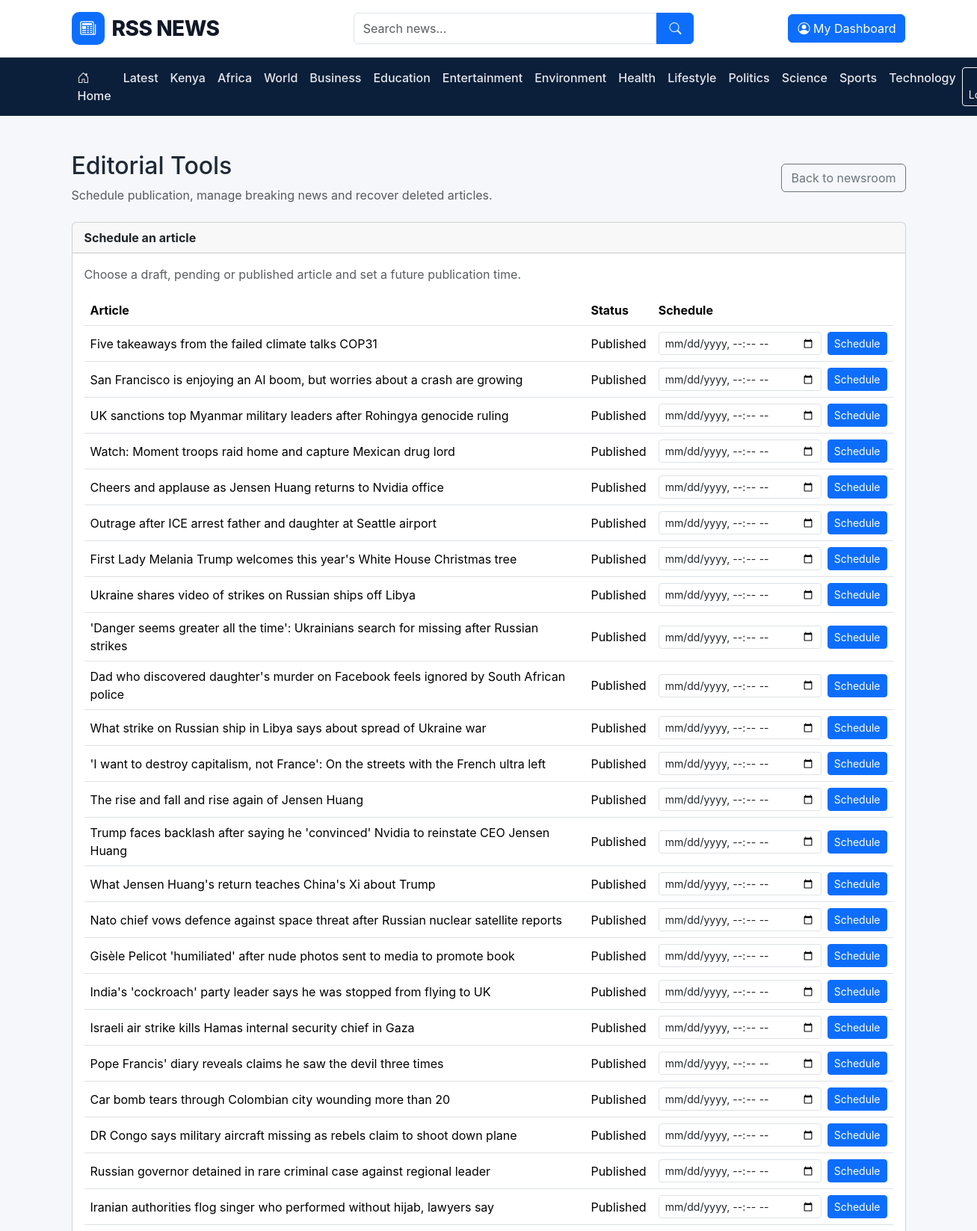
The app's page /admin/editorial_tools.php (signed in, upper part) with its own data.
### tables this page shows
CREATE TABLE `categories` (
  `id` int(10) UNSIGNED NOT NULL,
  `name` varchar(100) NOT NULL,
  `slug` varchar(150) NOT NULL,
  `description` varchar(255) DEFAULT NULL,
  `category_type` enum('topic','legacy_geo') NOT NULL DEFAULT 'topic',
  `status` enum('active','inactive') NOT NULL DEFAULT 'active',
  `created_at` timestamp NOT NULL DEFAULT current_timestamp(),
  `updated_at` timestamp NOT NULL DEFAULT current_timestamp() ON UPDATE current_timestamp()
);

CREATE TABLE `articles` (
  `id` int(10) UNSIGNED NOT NULL,
  `user_id` int(10) UNSIGNED DEFAULT NULL,
  `category_id` int(10) UNSIGNED DEFAULT NULL,
  `region` enum('kenya','africa','world') NOT NULL DEFAULT 'world',
  `country_code` char(2) DEFAULT NULL,
  `classification_confidence` decimal(5,2) DEFAULT NULL,
  `classification_source` enum('manual','rss_rules','author_review') NOT NULL DEFAULT 'manual',
  `classification_needs_review` tinyint(1) NOT NULL DEFAULT 0,
  `classification_notes` varchar(500) DEFAULT NULL,
  `is_featured` tinyint(1) NOT NULL DEFAULT 0,
  `is_breaking` tinyint(1) NOT NULL DEFAULT 0,
  `scheduled_at` datetime DEFAULT NULL,
  `rss_feed_id` int(10) UNSIGNED DEFAULT NULL,
  `title` varchar(255) NOT NULL,
  `slug` varchar(300) NOT NULL,
  `excerpt` text DEFAULT NULL,
  `content` longtext DEFAULT NULL,
  `featured_image` varchar(2048) DEFAULT NULL,
  `source_name` varchar(150) DEFAULT NULL,
  `source_url` varchar(2048) DEFAULT NULL,
  `article_type` enum('user','rss') NOT NULL DEFAULT 'user',
  `status` enum('draft','pending','published','rejected') NOT NULL DEFAULT 'draft',
  `published_at` datetime DEFAULT NULL,
  `created_at` timestamp NOT NULL DEFAULT current_timestamp(),
  `updated_at` timestamp NOT NULL DEFAULT current_timestamp() ON UPDATE current_timestamp(),
  `deleted_at` datetime DEFAULT NULL
);

### includes/functions.php (called while the page is built, shortened)
<?php
function e(mixed $value): string
{
    return htmlspecialchars((string) $value, ENT_QUOTES, 'UTF-8');
}
function url(string $path = ''): string
{
    return BASE_URL . '/' . ltrim($path, '/');
}
function categoryUrl(string $slug): string
{
    return url('category.php?slug=' . urlencode($slug));
}

### includes/auth.php (called while the page is built, shortened)
<?php
require_once __DIR__ . '/functions.php';
function isLoggedIn(): bool
{
    return isset($_SESSION['user_id']);
}
function currentUserRole(): ?string
{
    return $_SESSION['user_role'] ?? null;
}

### admin/editorial_tools.php (the view, shortened to what this page needs)
<?php
require_once __DIR__ . '/../config/database.php';
require_once __DIR__ . '/../includes/functions.php';
require_once __DIR__ . '/../includes/auth.php';
$unscheduled=$pdo->query("SELECT id,title,status FROM articles WHERE scheduled_at IS NULL AND deleted_at IS NULL AND status IN ('draft','pending','published') ORDER BY updated_at DESC LIMIT 100")->fetchAll();
$pageTitle='Editorial Tools'; require_once __DIR__.'/../includes/header.php';
?>
<div class="container py-5"><div class="d-flex justify-content-between align-items-center mb-4"><div><h1 class="h2">Editorial Tools</h1><p class="text-muted mb-0">Schedule publication, manage breaking news and recover deleted articles.</p></div><a class="btn btn-outline-secondary" href="<?= e(url('admin/articles.php')) ?>">Back to newsroom</a></div>
<div class="card mb-4"><div class="card-header fw-bold">Schedule an article</div><div class="card-body"><p class="text-muted">Choose a draft, pending or published article and set a future publication time.</p><div class="table-responsive"><table class="table align-middle"><thead><tr><th>Article</th><th>Status</th><th>Schedule</th></tr></thead><tbody><?php foreach($unscheduled as $a): ?><tr><td><?= e($a['title']) ?></td><td><?= e(ucfirst($a['status'])) ?></td><td><form method="post" class="d-flex gap-2"><?= csrfField() ?><input type="hidden" name="article_id" value="<?= (int)$a['id'] ?>"><input type="hidden" name="action" value="schedule"><input class="form-control form-control-sm" type="datetime-local" name="scheduled_at" required><button class="btn btn-sm btn-primary">Schedule</button></form></td></tr><?php endforeach; ?><?php if(!$unscheduled): ?><tr><td colspan="3" class="text-muted">No eligible articles.</td></tr><?php endif; ?></tbody></table></div></div></div>
</div>
<?php require_once __DIR__.'/../includes/footer.php'; ?>

### includes/header.php (shortened to what this page needs)
<?php
require_once __DIR__ . '/functions.php';
require_once __DIR__ . '/auth.php';
require_once __DIR__ . '/../config/database.php';
$loggedIn = isLoggedIn();
$userRole = currentUserRole();
$dashboardPath = $userRole === 'admin' ? 'admin/index.php' : ($userRole === 'author' ? 'admin/articles.php' : 'user/dashboard.php');
?>
<!DOCTYPE html>
<html lang="en">
<head>
    <link href="https://cdn.jsdelivr.net/npm/bootstrap@5.3.3/dist/css/bootstrap.min.css" rel="stylesheet">
    <link href="https://cdn.jsdelivr.net/npm/bootstrap-icons@1.11.3/font/bootstrap-icons.css" rel="stylesheet">
    <link rel="stylesheet" href="<?= e(url('assets/css/style.css')) ?>">
</head>
<body>
<header class="main-header">
    <div class="container">
        <div class="row align-items-center py-3 g-3">
            <div class="col-lg-4 col-md-5">
                <a href="<?= e(url('index.php')) ?>" class="site-logo text-decoration-none">
                    <span class="logo-icon"><i class="bi bi-newspaper"></i></span>
                    <span>RSS NEWS</span>
                </a>
            </div>
            <div class="col-lg-5 col-md-7">
                <form action="<?= e(url('search.php')) ?>" method="GET" class="search-form">
                    <div class="input-group">
                        <input type="search" name="q" class="form-control"
                               placeholder="Search news..." required
                               value="<?= e($_GET['q'] ?? '') ?>">
                        <button class="btn btn-primary" type="submit" aria-label="Search">
                            <i class="bi bi-search"></i>
                        </button>
                    </div>
                </form>
            </div>
            <div class="col-lg-3 text-lg-end">
                <?php if ($loggedIn): ?>
                    <a href="<?= e(url($dashboardPath)) ?>" class="btn btn-primary">
                        <i class="bi bi-person-circle"></i> My Dashboard
                    </a>
                <?php else: ?>
                    <a href="<?= e(url('register.php')) ?>" class="btn btn-primary">
                        <i class="bi bi-person-plus"></i> Join Us
                    </a>
                <?php endif; ?>
            </div>
        </div>
    </div>
</header>
<nav class="navbar navbar-expand-lg navbar-dark main-navbar">
    <div class="container">
        <div class="collapse navbar-collapse" id="mainNavigation">
            <?php
            $navigationCategories = [];
            try {
                $navigationStmt = $pdo->query("
                    SELECT name, slug
                    FROM categories
                    WHERE status = 'active'
                      AND category_type = 'topic'
                      AND slug NOT IN ('kenya', 'africa', 'world')
                    ORDER BY name ASC
                    LIMIT 12
                ");
                $navigationCategories = $navigationStmt->fetchAll(PDO::FETCH_ASSOC);
            } catch (Throwable $navigationError) {
                error_log('Navigation categories error: ' . $navigationError->getMessage());
            }
            ?>
            <ul class="navbar-nav me-auto mb-2 mb-lg-0">
                <li class="nav-item"><a class="nav-link" href="<?= e(url('index.php')) ?>"><i class="bi bi-house-door"></i> Home</a></li>
                <li class="nav-item"><a class="nav-link" href="<?= e(url('latest.php')) ?>">Latest</a></li>
                <li class="nav-item"><a class="nav-link" href="<?= e(url('latest.php?region=kenya')) ?>">Kenya</a></li>
                <li class="nav-item"><a class="nav-link" href="<?= e(url('latest.php?region=africa')) ?>">Africa</a></li>
                <li class="nav-item"><a class="nav-link" href="<?= e(url('latest.php?region=world')) ?>">World</a></li>
                <?php foreach ($navigationCategories as $navigationCategory): ?>
                    <li class="nav-item">
                        <a class="nav-link" href="<?= e(categoryUrl($navigationCategory['slug'])) ?>">
                            <?= e($navigationCategory['name']) ?>
                        </a>
                    </li>
                <?php endforeach; ?>
            </ul>
            <div class="d-flex gap-2">
                <?php if ($loggedIn): ?>
                    <a href="<?= e(url('logout.php')) ?>" class="btn btn-outline-light btn-sm">
                        <i class="bi bi-box-arrow-right"></i> Logout
                    </a>
                <?php else: ?>
                    <a href="<?= e(url('login.php')) ?>" class="btn btn-outline-light btn-sm">
                        <i class="bi bi-person"></i> Login
                    </a>
                <?php endif; ?>
            </div>
        </div>
    </div>
</nav>
<main>

### assets/css/style.css (style rules this page uses)
:root { --primary: #0d6efd; --primary-dark: #084298; --dark: #111827; --light: #f5f7fa; --border: #e5e7eb; --text: #1f2937; --muted: #6b7280; }
* { box-sizing: border-box; }
body { margin: 0; background: var(--light); color: var(--text); font-family: -apple-system, BlinkMacSystemFont, "Segoe UI", Roboto, Arial, sans-serif; }
.main-header { background: white; border-bottom: 1px solid var(--border); }
.site-logo { display: inline-flex; align-items: center; gap: 10px; text-decoration: none; color: var(--dark); font-size: 28px; font-weight: 800; letter-spacing: -0.5px; }
.logo-icon { width: 44px; height: 44px; display: inline-flex; align-items: center; justify-content: center; background: var(--primary); color: white; border-radius: 10px; font-size: 21px; }
.search-form .form-control { border-radius: 6px 0 0 6px; min-height: 42px; }
.search-form .btn { min-width: 50px; }
.main-navbar { background: #0b1f3a; padding: 0; }
.main-navbar .nav-link { color: #e5e7eb; font-weight: 500; padding: 15px 13px; }
main { min-height: 600px; }

### records on screen
categories: name "Business"
categories: name "Education"
categories: name "Entertainment"
categories: name "Environment"
categories: name "Health"
categories: name "Lifestyle"
categories: name "Politics"
categories: name "Science"
categories: name "Sports"
categories: name "Technology"
articles: title "Five takeaways from the failed climate talks COP31", status "Published"
articles: title "San Francisco is enjoying an AI boom, but worries about a crash are growing", status "Published"
articles: title "UK sanctions top Myanmar military leaders after Rohingya genocide ruling", status "Published"
articles: title "Watch: Moment troops raid home and capture Mexican drug lord", status "Published"
articles: title "Cheers and applause as Jensen Huang returns to Nvidia office", status "Published"
articles: title "Outrage after ICE arrest father and daughter at Seattle airport", status "Published"
articles: title "First Lady Melania Trump welcomes this year's White House Christmas tree", status "Published"
articles: title "Ukraine shares video of strikes on Russian ships off Libya", status "Published"
articles: title "'Danger seems greater all the time': Ukrainians search for missing after Russian strikes", status "Published"
articles: title "Dad who discovered daughter's murder on Facebook feels ignored by South African police", status "Published"
articles: title "What strike on Russian ship in Libya says about spread of Ukraine war", status "Published"
articles: title "'I want to destroy capitalism, not France': On the streets with the French ultra left", status "Published"
articles: title "The rise and fall and rise again of Jensen Huang", status "Published"
articles: title "Trump faces backlash after saying he 'convinced' Nvidia to reinstate CEO Jensen Huang", status "Published"
articles: title "What Jensen Huang's return teaches China's Xi about Trump", status "Published"
articles: title "Nato chief vows defence against space threat after Russian nuclear satellite reports", status "Published"
articles: title "Gisèle Pelicot 'humiliated' after nude photos sent to media to promote book", status "Published"
articles: title "India's 'cockroach' party leader says he was stopped from flying to UK", status "Published"
articles: title "Israeli air strike kills Hamas internal security chief in Gaza", status "Published"
articles: title "Pope Francis' diary reveals claims he saw the devil three times", status "Published"
articles: title "Car bomb tears through Colombian city wounding more than 20", status "Published"
articles: title "DR Congo says military aircraft missing as rebels claim to shoot down plane", status "Published"
articles: title "Russian governor detained in rare criminal case against regional leader", status "Published"
articles: title "Iranian authorities flog singer who performed without hijab, lawyers say", status "Published"
